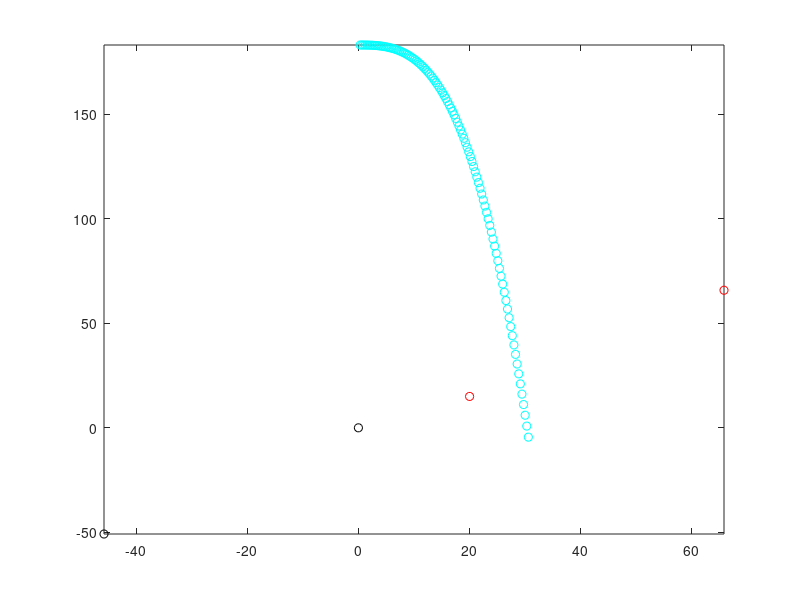

Write the MATLAB code that produced this figure.

%% Given constants
clear
g = 9.8;    %accn due to gravity
m = 1;      %weight of the payload
A = 0.015;  %cross sectional area of payload
rho = 1.2;  %air density
dt = 0.01;  %freefall prediction time stamp
cd = 0.1;   %drag coefficent

z_0 = 0.1;  %surface roughness, depends upon where payload is dropped

%below defined constant deals with the time lag
time_loop = 0.08; %time lag in loop
time_payload_mechanism = 2; %time to open payload mechanism

time_delay = time_loop + time_payload_mechanism;


%% Given variables from sensor
wind_speed_north = 5; 
wind_speed_east = 5;
velocity_north = 30.0;
velocity_east = 1.0;
global_altitude = 188.5;
target_altitude = 5.5;
% Initial calculation from these variables from sensors
ground_distance = global_altitude - target_altitude;
ground_speed_body = sqrt(velocity_north ^ 2 + velocity_east ^ 2);
wind_speed_normalized = sqrt(wind_speed_north ^ 2 + wind_speed_east ^ 2);


%% Initialize all working variables
vz = 0;     %velocity in z direction
az = 0;     %acceleration in z direction
z  = 0;     %intermediate height calculated
h = 0;      %height over target
vw = 0;     %windspeed
vx = 0;     %velocity in x direction
ax = 0;     %acceleration in x direction
x = 0;      %displacement in NE plane in NED frame
vrx  = 0;   %velocity in x direction with relative to wind

v = 0;      %relative speed vector
fd = 0;     %drag force
fdx = 0;    %drag force in x direction
fdz = 0;    %drag force in z direction

wind_direction_north = 0;   %vector of wind speed north
wind_direction_east = 0;    %vector of wind speed east

% to calculate point of drop in NED frame
% N = x, E = y
x_d = 0;
y_d = 0;

% assign initial value
h = ground_distance;
az = g;
ax = 0; %on the assumption that drone isn't accelerating
vx = ground_speed_body; %confused whether to take airspeed or ground speed
vz = 0; %initial velocity in z direction of payload = 0

%% compute distance
while h > 0.01
%calculation along z direction in NED frame
vz = vz + az * dt;
z = z + vz * dt ;
h = h - z;

%calculation of wind velocity according to variation in height
vw = wind_speed_normalized * (log(h / z_0) / log(ground_distance / z_0));
%%%%%%%%%%%%%%%comment: windspeed very high from calculation %%%%%%%%%

%calculation along x direction i.e NE plane in NED frame
vx = vx + ax * dt;
x = x + vx * dt;
vrx = vx + vw;

%calculation of drag force
v = sqrt(vz ^2 + vrx ^ 2);
fd = 0.5 * rho * cd * A * (v^2);
fdx = fd * vrx / v;
fdz = fd * vz / v;

%calculation of acceleration
az = g - fdz / m;
ax = -fdx / m;
plot(x,h,'co');
hold on;
axis tight
end

%% add time delay to x vector
x = ground_speed_body * time_delay + x;


if wind_speed_normalized < 0.5  %if there is no wind, an arbitraril direction is chosen
    wind_direction_north = 1.0;
    wind_direction_east = 0.0;
else     
    wind_direction_north = wind_speed_north / wind_speed_normalized;
    wind_direction_east = wind_speed_east / wind_speed_normalized;
end
%%
%variable below defines (x_r,y_r) = (0,0) i.e origin
%It is used to findout coordinates of target, payload drop in reference to origin 
x_r = 0;
y_r = 0;    

% drop point calculate with release point xr,yr
x_d = x_r + x * wind_direction_north;
y_d = y_r + x * wind_direction_east;

plot(x_d,y_d,'ro');
hold on;
plot(x_r,y_r,'ko');

%% release point calculate with drop point xd,yd
x_d = 20;
y_d = 15;
x_r = x_d - x * wind_direction_north;
y_r = y_d - x * wind_direction_east;

plot(x_d,y_d,'ro');
hold on;
plot(x_r,y_r,'ko');







